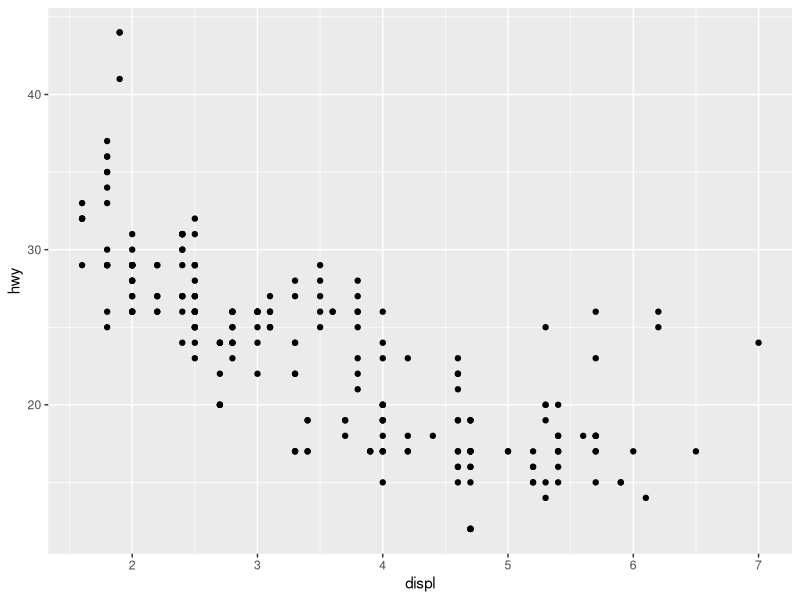
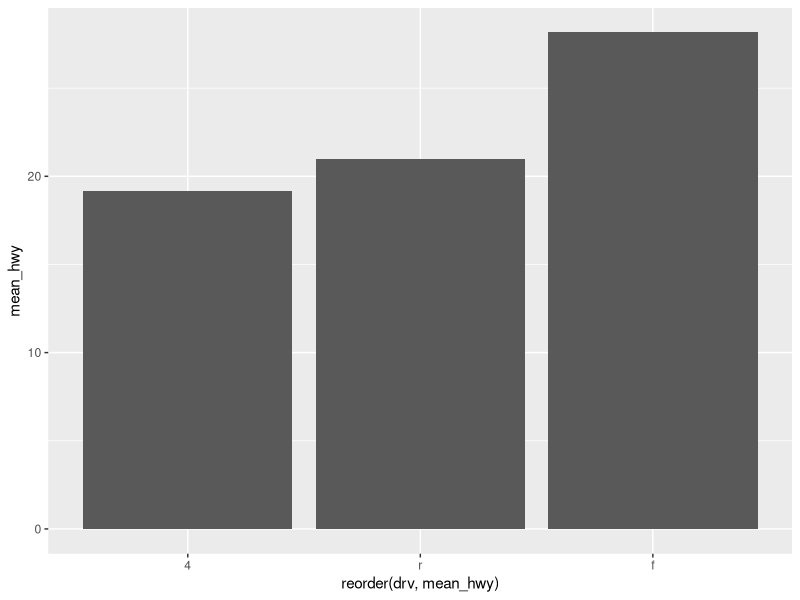

These figures' R source, in order: (Note: this script raises an error after producing the figures.)
library(ggplot2)
library(dplyr)
ggplot(data = mpg, aes(x = displ, y = hwy)) + geom_point()
mpg
df_mpg <- mpg %>% group_by(drv) %>% summarise(mean_hwy = mean(hwy))
df_mpg
ggplot(data = df_mpg, aes(x = reorder(drv, mean_hwy), y = mean_hwy)) + geom_col()

ggplot(data = df_mpg, aes(x = reorder(drv, mean_hwy), y = mean_hwy)) + geom_bar()
ggplot(data = df_mpg, aes(x = drv)) + geom_col()
economics
ggplot(data = economics, aes(x = date, y = unemploy)) + geom_line()
ggplot(data = mpg, aes(x = drv, y = hwy)) + geom_boxplot()
ggplot(data = mpg, aes(x=cty, y= hwy)) + geom_point()
ggplot(data = midwest, aes(x=poptotal, y=popasian)) + geom_point() + xlim(0, 500000) + ylim(0, 10000)
mpg_q3 <- mpg %>% filter(class == "suv") %>% group_by(manufacturer) %>% summarise(mean_cty = mean(cty)) %>% arrange(desc(mean_cty)) %>% head(5)
ggplot(data = mpg_q3, aes(x=reorder(manufacturer, mean_cty), y=mean_cty)) + geom_col()
ggplot(data = mpg, aes(x=class)) + geom_bar()
ggplot(data = economics, aes(x=date, y=psavert)) + geom_line()
mpg_q6 <- mpg %>% filter(class == "compact" | class == "subcompact" | class == "suv")
mpg_q6
ggplot(data = mpg_q6, aes(x=class, y=cty)) + geom_boxplot()

